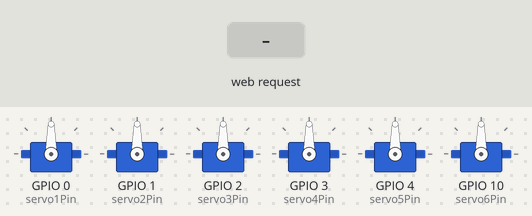
A sketch run on a simulated ESP32. Parts: 6 × servo. The inputs (shaded band) are chosen by the test bench. WiFi joins after 1.5 s; servers stay silent unless stated; what the sketch prints to the serial monitor is not drawn.

Above: at 3.2 s.
3.3 s: HTTP request GET /stop received
At 5.8 s:
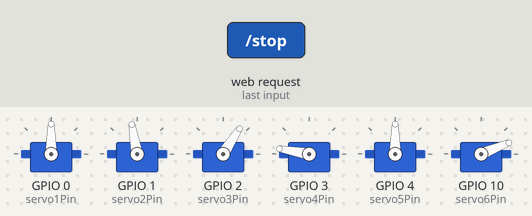
6.3 s: HTTP request GET /servo1?value=1 received
At 6.9 s:
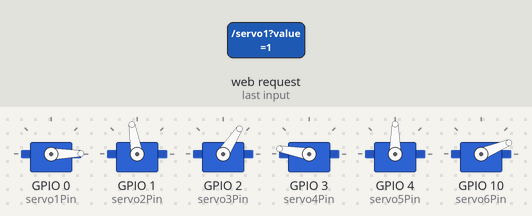
7.8 s: HTTP request GET /servo1?value=120 received
At 8.1 s:
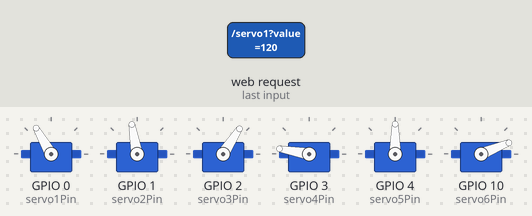
9.3 s: HTTP request GET /servo2?value=1 received
At 10.4 s:
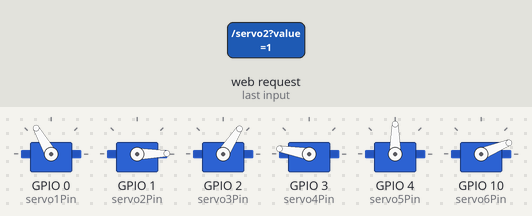
10.8 s: HTTP request GET /servo1?value=0 received
At 11.5 s:
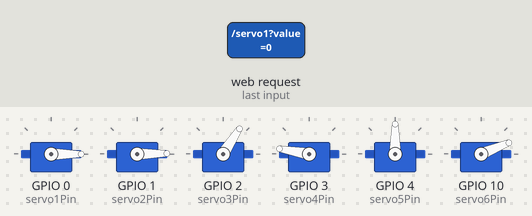
12.3 s: HTTP request GET /servo2?value=120 received
At 12.7 s:
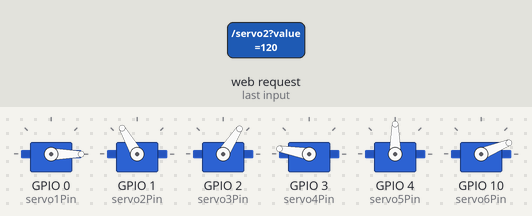
Timing chart, 0 to 14.8 s (numbered marks = the images above; inputs shaded):
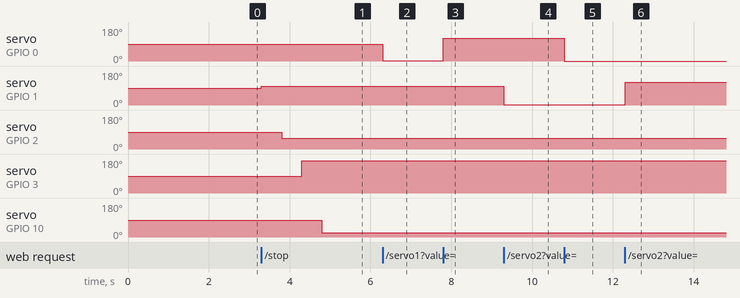

Measured:
- after the input at 3.3 s, servo on GPIO 1 (servo2Pin): 90° → 100° at once; servo on GPIO 2 (servo3Pin): 90° → 57° after 0.50 s; servo on GPIO 3 (servo4Pin): 90° → 170° after 1.0 s; servo on GPIO 10 (servo6Pin): 90° → 22° after 1.5 s
- after the input at 6.3 s, servo on GPIO 0 (servo1Pin): 90° → 1° at once
- after the input at 7.8 s, servo on GPIO 0 (servo1Pin): 1° → 120° at once
- after the input at 9.3 s, servo on GPIO 1 (servo2Pin): 100° → 1° at once
- after the input at 10.8 s, servo on GPIO 0 (servo1Pin): 120° → 0° at once
- after the input at 12.3 s, servo on GPIO 1 (servo2Pin): 1° → 120° at once

The sketch:

bratV2.ino
```cpp
#include <WiFi.h>
#include <WebServer.h>
#include <ESP32Servo.h>

// Configurare WiFi
const char* ssid = "Tenda_E2CC60";
const char* password = "feelagain755";

// Creare obiecte Servo
Servo servo1;
Servo servo2;
Servo servo3;
Servo servo4;
Servo servo5;
Servo servo6;

// Pinii pentru servomotoare
int servo1Pin = 0;
int servo2Pin = 1;
int servo3Pin = 2;
int servo4Pin = 3;
int servo5Pin = 4;
int servo6Pin = 10;

// Variabile pentru poziția servomotoarelor
int servo1Pos = 90;
int servo2Pos = 90;
int servo3Pos = 90;
int servo4Pos = 90;
int servo5Pos = 90;
int servo6Pos = 90;

// Creare server web
WebServer server(80);

// Pagina HTML cu slider-uri, afișaj unghiuri și buton de oprire
const char index_html[] PROGMEM = R"rawliteral(
<!DOCTYPE HTML>
<html>
<head>
  <title>Control Brat Robotic</title>
  <style>
    .slider { width: 100%; }
    .angle { font-weight: bold; }
    .stop-button {
      background-color: red;
      color: white;
      padding: 10px 20px;
      border: none;
      cursor: pointer;
      font-size: 16px;
    }
    .stop-button:hover {
      background-color: darkred;
    }
  </style>
</head>
<body>
  <h1>Control Brat Robotic <button class="stop-button" onclick="stopRobot()">OFF</button></h1>
  <p>Servo 1: <input type="range" min="0" max="360" value="90" class="slider" id="servo1"> <span class="angle" id="angle1">90</span>°</p>
  <p>Servo 2: <input type="range" min="0" max="180" value="100" class="slider" id="servo2"> <span class="angle" id="angle2">90</span>°</p>
  <p>Servo 3: <input type="range" min="0" max="180" value="57" class="slider" id="servo3"> <span class="angle" id="angle3">90</span>°</p>
  <p>Servo 4: <input type="range" min="0" max="180" value="170" class="slider" id="servo4"> <span class="angle" id="angle4">90</span>°</p>
  <p>Servo 5: <input type="range" min="0" max="360" value="90" class="slider" id="servo5"> <span class="angle" id="angle5">90</span>°</p>
  <p>Servo 6: <input type="range" min="0" max="180" value="22" class="slider" id="servo6"> <span class="angle" id="angle6">90</span>°</p>
  <script>
    // Funcție pentru a actualiza unghiurile
    function updateAngles() {
      fetch("/angles")
        .then(response => response.json())
        .then(data => {
          document.getElementById("angle1").textContent = data.servo1;
          document.getElementById("angle2").textContent = data.servo2;
          document.getElementById("angle3").textContent = data.servo3;
          document.getElementById("angle4").textContent = data.servo4;
          document.getElementById("angle5").textContent = data.servo5;
          document.getElementById("angle6").textContent = data.servo6;
        });
    }

    // Actualizează unghiurile la fiecare secundă
    setInterval(updateAngles, 1000);

    // Funcție pentru butonul de oprire
    function stopRobot() {
      fetch("/stop")
        .then(response => response.text())
        .then(data => {
          console.log(data); // Afișează răspunsul serverului în consolă
        });
    }

    // Funcții pentru a trimite comenzi la server
    document.getElementById("servo1").oninput = function() {
      fetch("/servo1?value=" + this.value);
    }
    document.getElementById("servo2").oninput = function() {
      fetch("/servo2?value=" + this.value);
    }
    document.getElementById("servo3").oninput = function() {
      fetch("/servo3?value=" + this.value);
    }
    document.getElementById("servo4").oninput = function() {
      fetch("/servo4?value=" + this.value);
    }
    document.getElementById("servo5").oninput = function() {
      fetch("/servo5?value=" + this.value);
    }
    document.getElementById("servo6").oninput = function() {
      fetch("/servo6?value=" + this.value);
    }
  </script>
</body>
</html>
)rawliteral";

void setup() {
  // Inițializare Serial
  Serial.begin(115200);

  // Conectare la WiFi
  WiFi.begin(ssid, password);
  while (WiFi.status() != WL_CONNECTED) {
    delay(1000);
    Serial.println("Conectare la WiFi...");
  }
  Serial.println("Conectat la WiFi");
  Serial.println(WiFi.localIP());

  // Atasare servomotoare la pini
  servo1.attach(servo1Pin);
  servo2.attach(servo2Pin);
  servo3.attach(servo3Pin);
  servo4.attach(servo4Pin);
  servo5.attach(servo5Pin);
  servo6.attach(servo6Pin);

  // Setare poziții inițiale
  servo1.write(servo1Pos);
  servo2.write(servo2Pos);
  servo3.write(servo3Pos);
  servo4.write(servo4Pos);
  servo5.write(servo5Pos);
  servo6.write(servo6Pos);

  // Configurare rute server web
  server.on("/", HTTP_GET, []() {
    server.send_P(200, "text/html", index_html);
  });

  server.on("/servo1", HTTP_GET, []() {
    if (server.hasArg("value")) {
      servo1Pos = server.arg("value").toInt();
      servo1.write(servo1Pos);
    }
    server.send(200, "text/plain", "OK");
  });

  server.on("/servo2", HTTP_GET, []() {
    if (server.hasArg("value")) {
      servo2Pos = server.arg("value").toInt();
      servo2.write(servo2Pos);
    }
    server.send(200, "text/plain", "OK");
  });

  server.on("/servo3", HTTP_GET, []() {
    if (server.hasArg("value")) {
      servo3Pos = server.arg("value").toInt();
      servo3.write(servo3Pos);
    }
    server.send(200, "text/plain", "OK");
  });

  server.on("/servo4", HTTP_GET, []() {
    if (server.hasArg("value")) {
      servo4Pos = server.arg("value").toInt();
      servo4.write(servo4Pos);
    }
    server.send(200, "text/plain", "OK");
  });

  server.on("/servo5", HTTP_GET, []() {
    if (server.hasArg("value")) {
      servo5Pos = server.arg("value").toInt();
      servo5.write(servo5Pos);
    }
    server.send(200, "text/plain", "OK");
  });

  server.on("/servo6", HTTP_GET, []() {
    if (server.hasArg("value")) {
      servo6Pos = server.arg("value").toInt();
      servo6.write(servo6Pos);
    }
    server.send(200, "text/plain", "OK");
  });

  // Rută pentru a obține unghiurile curente
  server.on("/angles", HTTP_GET, []() {
    String json = "{";
    json += "\"servo1\":" + String(servo1.read()) + ",";
    json += "\"servo2\":" + String(servo2.read()) + ",";
    json += "\"servo3\":" + String(servo3.read()) + ",";
    json += "\"servo4\":" + String(servo4.read()) + ",";
    json += "\"servo5\":" + String(servo5.read()) + ",";
    json += "\"servo6\":" + String(servo6.read());
    json += "}";
    server.send(200, "application/json", json);
  });

  // Rută pentru butonul de oprire
  server.on("/stop", HTTP_GET, []() {
    // Mută servomotoarele în pozițiile specificate cu delay
    servo2.write(100);
    delay(500); // Delay de 500ms
    servo3.write(57);
    delay(500); // Delay de 500ms
    servo4.write(170);
    delay(500); // Delay de 500ms
    servo6.write(22);
    delay(500); // Delay de 500ms

    server.send(200, "text/plain", "Robot oprit");
  });

  // Pornire server
  server.begin();
}

void loop() {
  server.handleClient();
}
```
